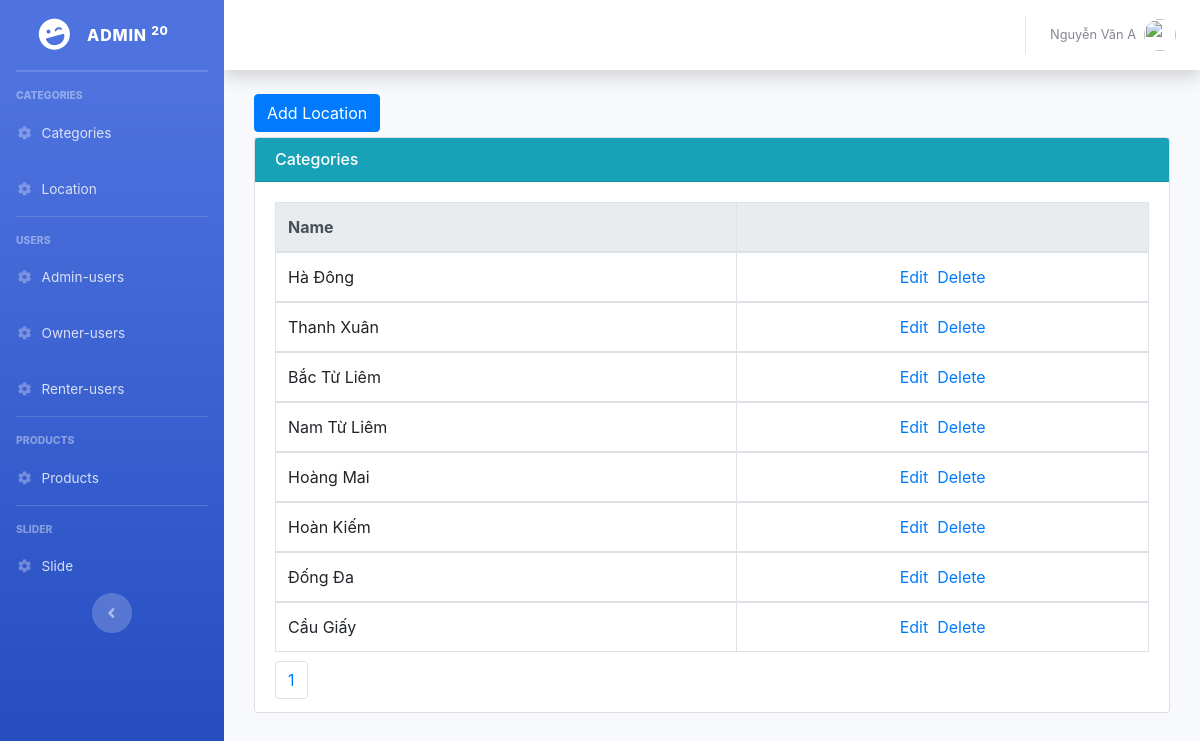
The app's page /Backend/Admin/index.php?controller=location&action=read (signed in), older data.
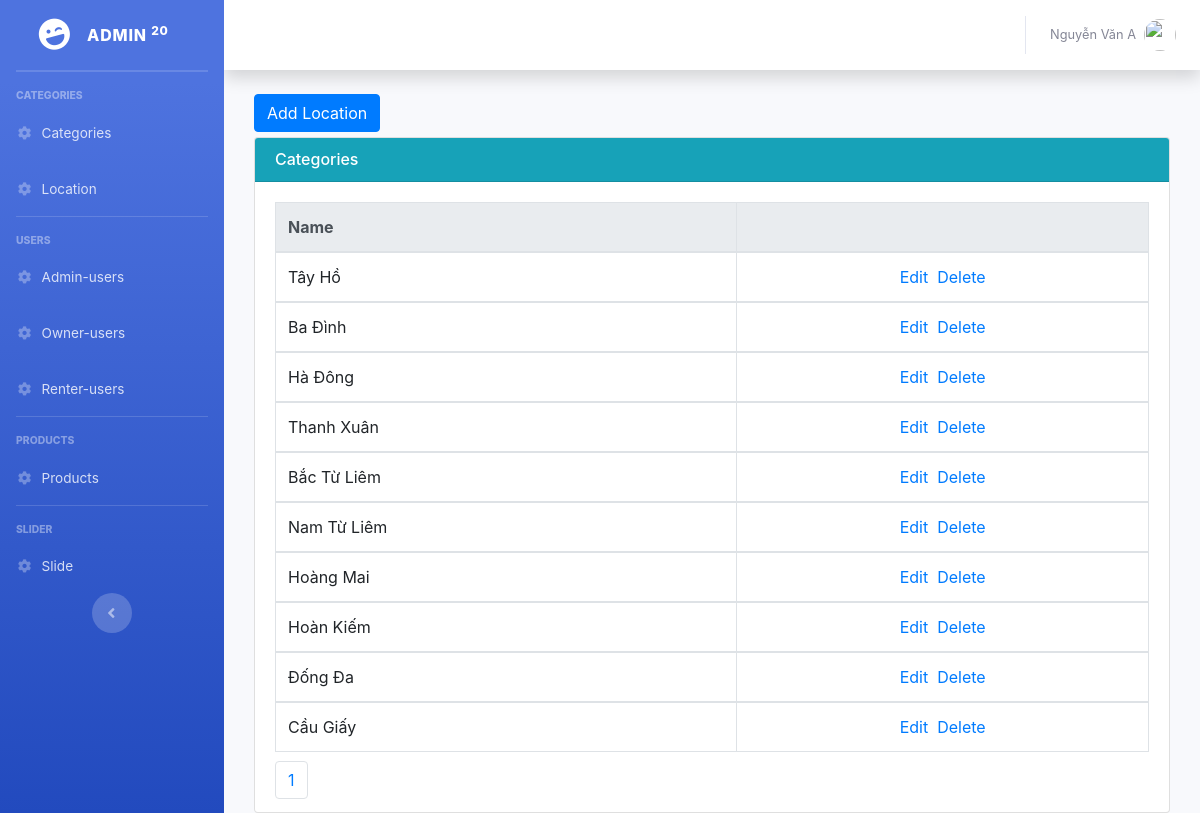
The same page, newer data.
### tables this page shows
CREATE TABLE `location` (
  `id` int(11) NOT NULL,
  `name` varchar(500) NOT NULL
);

### Backend/Admin/Controllers/LocationController.php (called while the page is built, shortened)
<?php
	include "Models/LocationModel.php";
	class LocationController extends LocationModel{
		public function read(){
			$recordPerPage = 15;
			$numPage = ceil($this->modelTotal()/$recordPerPage);
			$listRecord = $this->modelRead($recordPerPage);
			include "Views/LocationView.php";
		}
	}
 ?>

### Backend/Admin/Models/LocationModel.php (called while the page is built, shortened)
<?php
	class LocationModel{
		public function modelRead($recordPerPage){
			$total = $this->modelTotal();
			$numPage = ceil($total/$recordPerPage);
			$page = isset($_GET["p"]) && $_GET["p"] > 0 ? $_GET["p"]-1 : 0;
			$from = $page * $recordPerPage;
			$conn = Connection::getInstance();
			$query = $conn->query("select * from location order by id desc limit $from, $recordPerPage");
			return $query->fetchAll();
		}
		public function modelTotal(){
			$conn = Connection::getInstance();
			$query = $conn->query("select id from location order by id desc");
			return $query->rowCount();
		}
	}
 ?>

### Backend/Admin/Views/LocationView.php (the view, shortened to what this page needs)
<div class="col-md-12" >
    <div style="margin-bottom:5px;">
        <a href="index.php?controller=location&action=create" class="btn btn-primary">Add Location</a>
    </div>
    <div class="card card-primary">
        <h6 class="card-header bg-info" style="color: white">Categories</h6>
        <div class="card-body">
            <table class="table table-bordered">
              <thead class="thead-light">
                <tr>
                  <th scope="col">Name</th>
                  <th scope="col"></th>
                </tr>
              </thead>
              <?php foreach($listRecord as $rows): ?>
              <tbody>
                <tr>
                  <td><?php echo $rows->name; ?></td>
                  <td style="text-align:center;">
                      <a href="index.php?controller=location&action=update&id=<?php echo $rows->id; ?>">Edit</a>&nbsp;
                        <a href="index.php?controller=location&action=delete&id=<?php echo $rows->id; ?>" onclick="return window.confirm('Are you sure?');">Delete</a>
                  </td>
                </tr>
              </tbody>
              <?php endforeach; ?>
            </table>
            <ul class="pagination">
                <li class="page-item">
                    <?php for($i = 1; $i <= $numPage; $i++): ?>
                    <a href="index.php?controller=location&action=read&p=<?php echo $i; ?>" class="page-link"><?php echo $i; ?></a>
                    <?php endfor; ?>
                </li>
            </ul>
        </div>
    </div>
</div>

Row changes from the older to the newer data that the page shows:
added location: name "Tây Hồ"
added location: name "Ba Đình"
